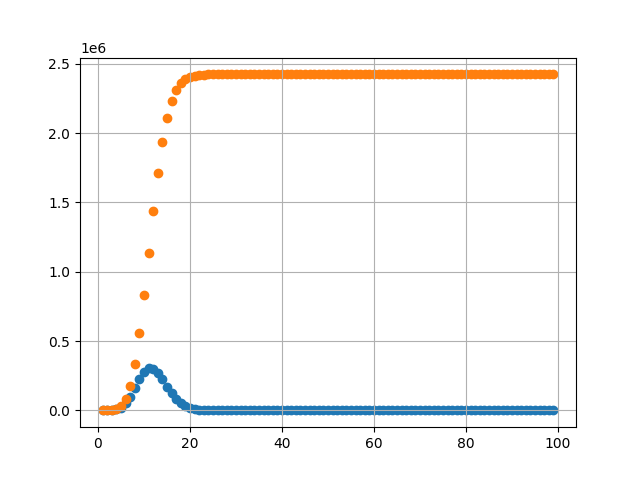

Generate this figure with Python:
import math
import matplotlib.pyplot as plt

N = 100
x = [i for i in range(1, N)]
y = list()
s = list()
suma = 0

for i in range(1, N):
	n = float(i)
	an = ((10 ** n) * n*n) / math.factorial(i) 
	suma += an
	print(suma)
	s.append(suma)
	y.append(an)


plt.scatter(x, y)
plt.scatter(x, s)
plt.grid()
plt.show()
